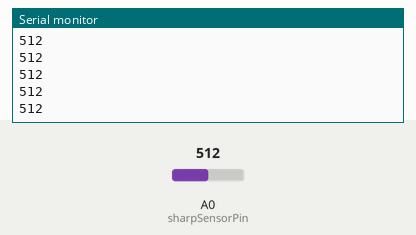
Recording of a sketch running on a simulated Arduino Uno, built with avr-gcc and run on an emulated ATmega328P. Shown: the last lines printed to the serial monitor. Inputs (shaded band) come from the test bench; at power-on: A0 (sharpSensorPin) = 512.

Above: at 1.2 s.
1.3 s: A0 (sharpSensorPin) set to 716
At 1.32 s:
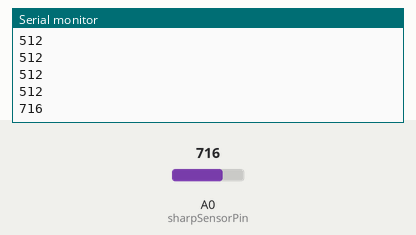
2.8 s: A0 (sharpSensorPin) set to 900
At 2.83 s:
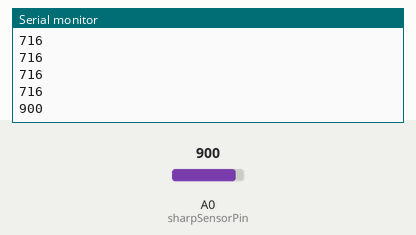
Timing chart, 0 to 5.8 s (numbered marks = the images above; inputs shaded):
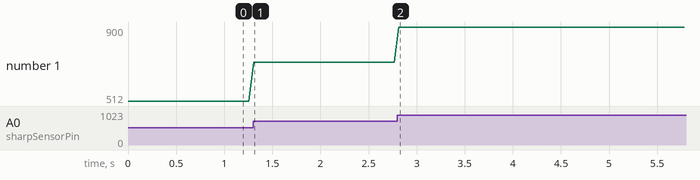

Measured:
- after the input at 1.3 s, the serial monitor: prints a new line at once (image 1)
- after the input at 2.8 s, the serial monitor: prints a new line at once (image 2)
- plotted number 1: 512 → 716 after the input at 1.3 s, 716 → 900 after the input at 2.8 s

The sketch:

SharpSensorTest.ino
```cpp
int sharpSensorPin = A0; //This is an analog sensor

void setup()
{
	Serial.begin(9600);

	pinMode(sharpSensorPin, INPUT);
}

void loop()
{
	Serial.println(analogRead(sharpSensorPin));

	delay(50);
}
```
